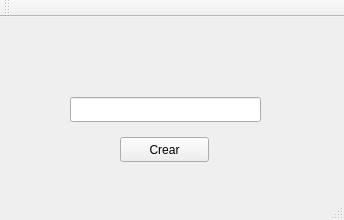
<?xml version="1.0" encoding="UTF-8"?>
<ui version="4.0">
 <class>MainWindow</class>
 <widget class="QMainWindow" name="MainWindow">
  <property name="geometry">
   <rect>
    <x>0</x>
    <y>0</y>
    <width>344</width>
    <height>220</height>
   </rect>
  </property>
  <property name="windowTitle">
   <string>MainWindow</string>
  </property>
  <widget class="QWidget" name="centralWidget">
   <widget class="QPushButton" name="pushButton">
    <property name="geometry">
     <rect>
      <x>120</x>
      <y>120</y>
      <width>89</width>
      <height>25</height>
     </rect>
    </property>
    <property name="text">
     <string>Crear</string>
    </property>
   </widget>
   <widget class="QLineEdit" name="lineEdit">
    <property name="geometry">
     <rect>
      <x>70</x>
      <y>80</y>
      <width>191</width>
      <height>25</height>
     </rect>
    </property>
   </widget>
   <widget class="QLabel" name="label">
    <property name="geometry">
     <rect>
      <x>120</x>
      <y>50</y>
      <width>111</width>
      <height>17</height>
     </rect>
    </property>
    <property name="text">
     <string/>
    </property>
   </widget>
  </widget>
  <widget class="QMenuBar" name="menuBar">
   <property name="geometry">
    <rect>
     <x>0</x>
     <y>0</y>
     <width>344</width>
     <height>22</height>
    </rect>
   </property>
  </widget>
  <widget class="QToolBar" name="mainToolBar">
   <attribute name="toolBarArea">
    <enum>TopToolBarArea</enum>
   </attribute>
   <attribute name="toolBarBreak">
    <bool>false</bool>
   </attribute>
  </widget>
  <widget class="QStatusBar" name="statusBar"/>
 </widget>
 <layoutdefault spacing="6" margin="11"/>
 <resources/>
 <connections/>
</ui>
